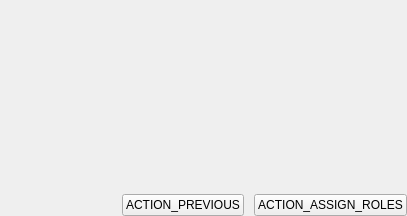
<?xml version="1.0" encoding="UTF-8"?>
<ui version="4.0">
 <class>ReassignWorkspaceRolesSummaryWidget</class>
 <widget class="QWidget" name="ReassignWorkspaceRolesSummaryWidget">
  <property name="geometry">
   <rect>
    <x>0</x>
    <y>0</y>
    <width>407</width>
    <height>216</height>
   </rect>
  </property>
  <property name="sizePolicy">
   <sizepolicy hsizetype="Preferred" vsizetype="Preferred">
    <horstretch>0</horstretch>
    <verstretch>0</verstretch>
   </sizepolicy>
  </property>
  <property name="windowTitle">
   <string>Form</string>
  </property>
  <layout class="QVBoxLayout" name="verticalLayout">
   <property name="spacing">
    <number>10</number>
   </property>
   <property name="leftMargin">
    <number>0</number>
   </property>
   <property name="topMargin">
    <number>0</number>
   </property>
   <property name="rightMargin">
    <number>0</number>
   </property>
   <property name="bottomMargin">
    <number>0</number>
   </property>
   <item>
    <widget class="QLabel" name="label">
     <property name="text">
      <string/>
     </property>
     <property name="textFormat">
      <enum>Qt::RichText</enum>
     </property>
    </widget>
   </item>
   <item>
    <widget class="QScrollArea" name="scrollArea">
     <property name="frameShape">
      <enum>QFrame::NoFrame</enum>
     </property>
     <property name="frameShadow">
      <enum>QFrame::Plain</enum>
     </property>
     <property name="lineWidth">
      <number>0</number>
     </property>
     <property name="horizontalScrollBarPolicy">
      <enum>Qt::ScrollBarAlwaysOff</enum>
     </property>
     <property name="widgetResizable">
      <bool>true</bool>
     </property>
     <widget class="QWidget" name="widget_summary">
      <property name="geometry">
       <rect>
        <x>0</x>
        <y>0</y>
        <width>407</width>
        <height>72</height>
       </rect>
      </property>
      <property name="sizePolicy">
       <sizepolicy hsizetype="Preferred" vsizetype="Expanding">
        <horstretch>0</horstretch>
        <verstretch>0</verstretch>
       </sizepolicy>
      </property>
      <layout class="QVBoxLayout" name="verticalLayout_2">
       <property name="spacing">
        <number>5</number>
       </property>
       <property name="leftMargin">
        <number>15</number>
       </property>
       <property name="topMargin">
        <number>0</number>
       </property>
       <property name="rightMargin">
        <number>0</number>
       </property>
       <property name="bottomMargin">
        <number>0</number>
       </property>
      </layout>
     </widget>
    </widget>
   </item>
   <item>
    <spacer name="verticalSpacer">
     <property name="orientation">
      <enum>Qt::Vertical</enum>
     </property>
     <property name="sizeType">
      <enum>QSizePolicy::Expanding</enum>
     </property>
     <property name="sizeHint" stdset="0">
      <size>
       <width>20</width>
       <height>1</height>
      </size>
     </property>
    </spacer>
   </item>
   <item>
    <layout class="QHBoxLayout" name="horizontalLayout">
     <property name="sizeConstraint">
      <enum>QLayout::SetDefaultConstraint</enum>
     </property>
     <item>
      <spacer name="horizontalSpacer">
       <property name="orientation">
        <enum>Qt::Horizontal</enum>
       </property>
       <property name="sizeHint" stdset="0">
        <size>
         <width>40</width>
         <height>20</height>
        </size>
       </property>
      </spacer>
     </item>
     <item>
      <widget class="QPushButton" name="button_previous">
       <property name="text">
        <string>ACTION_PREVIOUS</string>
       </property>
      </widget>
     </item>
     <item>
      <widget class="QPushButton" name="button_assign">
       <property name="text">
        <string>ACTION_ASSIGN_ROLES</string>
       </property>
      </widget>
     </item>
    </layout>
   </item>
  </layout>
 </widget>
 <resources/>
 <connections/>
</ui>
